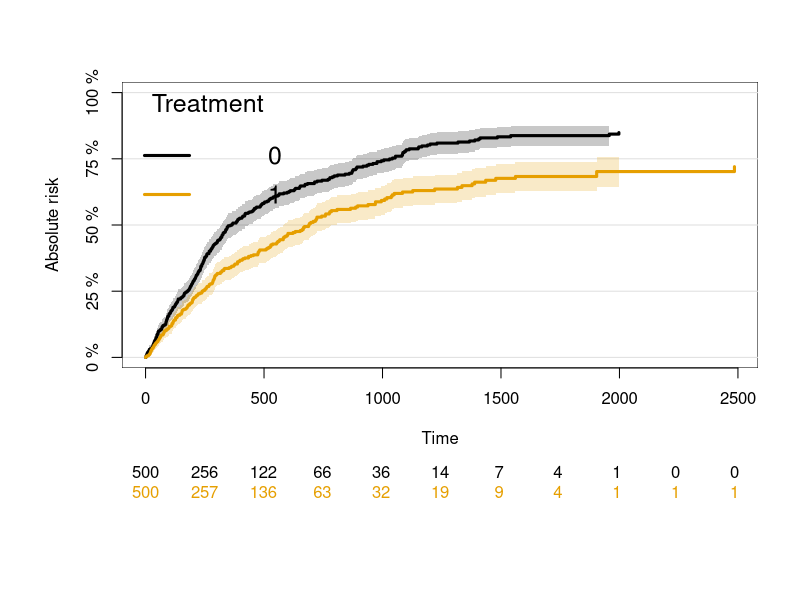

This figure's R source:
set.seed(42)
library(data.table)
library(prodlim)
setwd('~/github/TMLE_for_breakfast/Example/')
# Number of patients
n_patients <- 1000
# Assigning treatment (0/1)
treatment_assignment <- c(rep(1,n_patients/2),rep(0,n_patients/2))
# Generating ages
age <- sample(c('<60', '60-70', '>70'), size = n_patients, replace = TRUE)
# Generating time from start of trial
time <- rexp(n_patients, rate = 1) # CTP changed from 2/5
# Generating persistent treatment periods for half of the treated patients
persistent_treatment_periods <- 
  data.table(ID=1:(n_patients/4),Treatment_Start=0, Treatment_End=time[1:(n_patients/4)])
non_persistent_treatment_periods <- 
  data.table(ID=(1+n_patients/4):(n_patients/2),Treatment_Start=0, Treatment_End=time[(1+n_patients/4):(n_patients/2)])  
treatment_periods <- rbind(persistent_treatment_periods,non_persistent_treatment_periods)

# Generating event type (censoring=0, event=1, death=2)
event_type1 <- sample(c(0, 1, 2), size = n_patients/4, prob = c(0.2, 0.2, 0.1), replace = TRUE)
event_type2 <- sample(c(0, 1, 2), size = n_patients/4, prob = c(0.2, 0.4, 0.1), replace = TRUE)
event_type3 <- sample(c(0, 1, 2), size = n_patients/2, prob = c(0.2, 0.7, 0.1), replace = TRUE)
event_type <- c(event_type1,event_type2,event_type3)
# Creating data
time <- time*365
baseline_data <- data.table(ID = 1:n_patients,
                            Age = age,
                            Time = time,
                            Event_Type = event_type,
                            Study_Start=0,
                            Treatment=c(rep(1,n_patients/2),rep(0,n_patients/2)))
# Creating data for treatment periods dataset
treatment_data <- data.table(ID=1:(n_patients/2),treatment_periods[,ID:=NULL])
treatment_data[Treatment_End>5,Treatment_End:=5]

baseline_data[,Trial_Start:=as.Date("2010-01-01")]
treatment_data[,Treatment_Start:=as.Date("2010-01-01")]
treatment_data[,Treatment_Start:=as.Date(Treatment_Start,origin="1970-01-01")]
treatment_data[,Treatment_End:=as.Date("2010-01-01")+365*Treatment_End]

fit <- prodlim(Hist(Time,Event_Type)~Treatment,data=baseline_data)
plot(fit)
saveRDS(baseline_data,file="baseline_data.rds")
saveRDS(treatment_data,file="treatment_data.rds")


